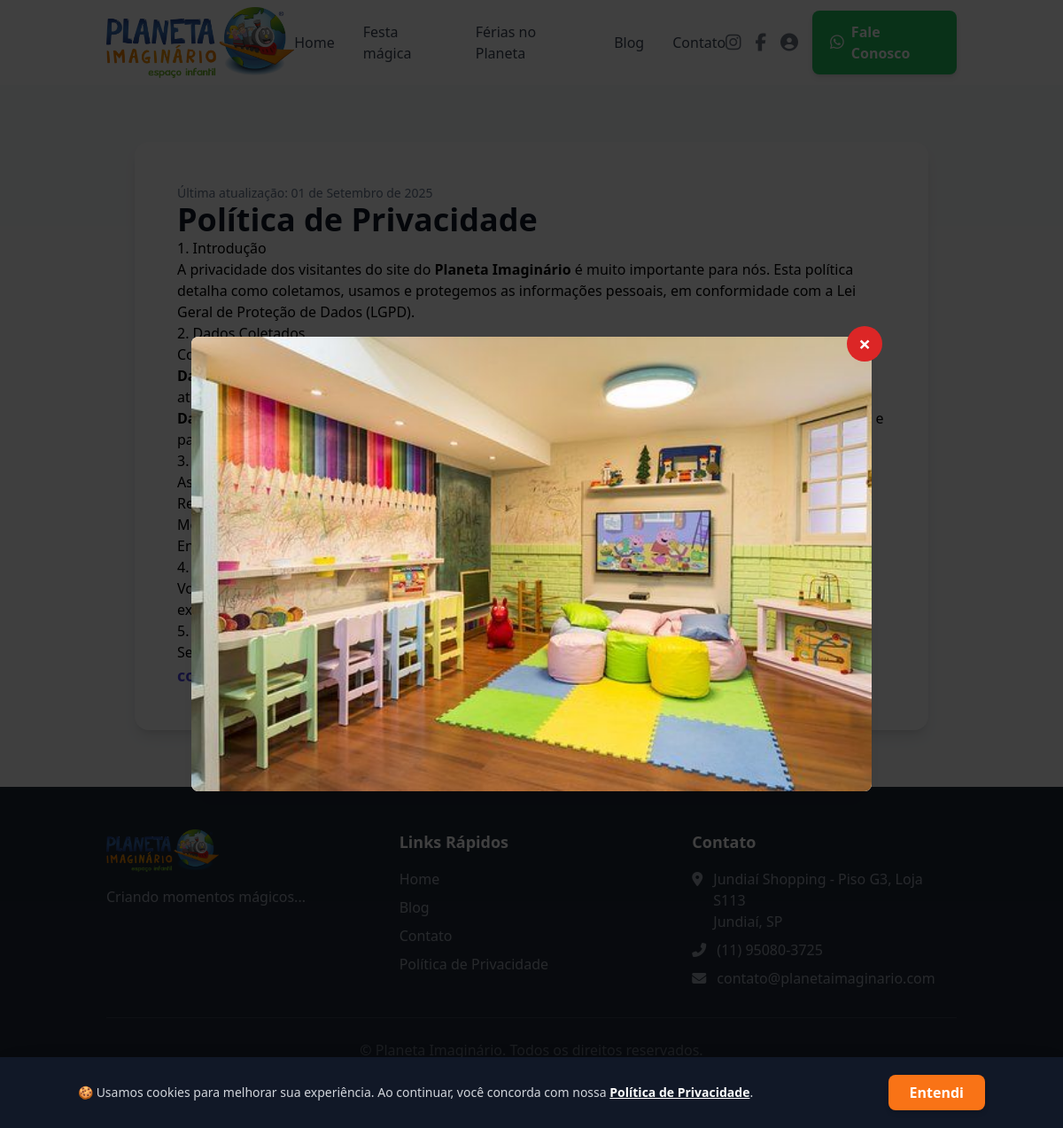
The app's page /politica-de-privacidade with its own data.
### app/models.py (models this page shows, shortened)
class LandingPage(db.Model):
    id = db.Column(db.Integer, primary_key=True)
    title = db.Column(db.String(120), nullable=False, comment="Título interno da página para organização.")
    slug = db.Column(db.String(120), unique=True, nullable=False, comment="A URL final da página (ex: /lp/nome-da-campanha).")
    is_published = db.Column(db.Boolean, default=False, index=True)
    hero_title = db.Column(db.String(200))
    hero_subtitle = db.Column(db.Text)
    hero_image = db.Column(db.String(100), nullable=True)
    hero_cta_text = db.Column(db.String(50), comment="Texto do botão, ex: 'Saiba Mais'")
    hero_cta_link = db.Column(db.String(255), comment="Link de destino do botão")
    content_title = db.Column(db.String(200))
    content_body = db.Column(db.Text) # Pode ser usado com um editor de texto rico
    content_image = db.Column(db.String(100), nullable=True) # <-- ADICIONE ESTA LINHA
    created_at = db.Column(db.DateTime, default=datetime.utcnow)
    updated_at = db.Column(db.DateTime, default=datetime.utcnow, onupdate=datetime.utcnow)

class Settings(db.Model):
    id = db.Column(db.Integer, primary_key=True)
    business_name = db.Column(db.String(100), default="Planeta Imaginário")
    site_description = db.Column(db.Text, default="Espaço de recreação infantil e festas de aniversário temáticas no Shopping.")
    lead_whatsapp_message = db.Column(db.Text, default="Olá [NOME_LEAD], recebemos seu contato e em breve retornaremos!")
    client_whatsapp_message = db.Column(db.Text, default="Olá [NOME_RESPONSAVEL], tudo bem? Somos da Planeta Imaginário.")
    birthday_congrats_message = db.Column(db.Text, default="Olá [NOME_RESPONSAVEL]! Passando para desejar um feliz aniversário para o(a) [NOME_CRIANCA]! 🎉🎈")
    birthday_notification_days = db.Column(db.Integer, default=30, comment="Número de dias de antecedência para destacar aniversariantes.")
    footer_address = db.Column(db.Text, default="Jundiaí Shopping - Piso G3, Loja S113\nJundiaí, SP")
    footer_phone = db.Column(db.String(50), default="(11) 95080-3725")
    footer_email = db.Column(db.String(120), default="contato@planetaimaginario.com")
    footer_instagram_link = db.Column(db.String(255), default="#")
    footer_facebook_link = db.Column(db.String(255), default="#")
    footer_whatsapp_link = db.Column(db.String(255), default="#")
    footer_copyright_text = db.Column(db.String(200), default="© Planeta Imaginário. Todos os direitos reservados.")

class Popup(db.Model):
    id = db.Column(db.Integer, primary_key=True)
    title = db.Column(db.String(150), nullable=False, comment="Título interno para identificação no dashboard.")
    image_filename = db.Column(db.String(100), nullable=False, comment="Nome do arquivo da imagem.")
    target_url = db.Column(db.String(255), nullable=False, comment="Link de destino ao clicar na imagem.")
    is_active = db.Column(db.Boolean, default=False, index=True, comment="Só pode haver um popup ativo por vez.")
    display_mode = db.Column(
        db.String(50),
        nullable=False,
        default='show_once',
        comment="Modo de exibição: 'show_once' (mostrar uma vez) ou 'always_show' (mostrar sempre)."
    )
    created_at = db.Column(db.DateTime, default=datetime.utcnow)
    updated_at = db.Column(db.DateTime, default=datetime.utcnow, onupdate=datetime.utcnow)

### app/main/routes.py (the view)
@bp.route('/politica-de-privacidade')
def privacy_policy():
    return render_template('public/politica.html')

### app/dashboard/routes/general_routes.py (called while the page is built)
@bp.app_context_processor
def inject_global_variables():
    try:
        published_landing_pages = LandingPage.query.filter_by(is_published=True).order_by(LandingPage.title).all()
        site_settings = Settings.query.first()
        active_popup = Popup.query.filter_by(is_active=True).first()
        return dict(
            nav_landing_pages=published_landing_pages,
            site_settings=site_settings,
            active_popup=active_popup
        )
    except Exception as e:
        print(f"Erro ao injetar variáveis globais: {e}")
        return dict(nav_landing_pages=[], site_settings=None, active_popup=None)

### app/main/routes.py (called while the page is built)
@bp.app_context_processor
def inject_global_variables():
    try:
        published_landing_pages = LandingPage.query.filter_by(is_published=True).order_by(LandingPage.title).all()
        site_settings = Settings.query.first()
        return dict(
            nav_landing_pages=published_landing_pages,
            site_settings=site_settings
        )
    except Exception as e:
        print(f"Erro ao injetar variáveis globais: {e}")
        return dict(
            nav_landing_pages=[],
            site_settings=None
        )

### app/templates/public/politica.html (shortened to what this page needs)
{% extends "public/public_base.html" %}
{% set full_width_hero = True %}
{% block public_content %}
<div class="container mx-auto px-4 sm:px-6 lg:px-8 py-12 md:py-16">
    <div class="max-w-4xl mx-auto bg-white p-8 md:p-12 rounded-2xl shadow-lg">
        <div class="prose prose-lg max-w-none">
            <p class="text-sm text-slate-500">Última atualização: 01 de Setembro de 2025</p>
            <h1 class="text-4xl font-extrabold text-gray-900">Política de Privacidade</h1>
            <h2>1. Introdução</h2>
            <p>A privacidade dos visitantes do site do <strong>Planeta Imaginário</strong> é muito importante para nós. Esta política detalha como coletamos, usamos e protegemos as informações pessoais, em conformidade com a Lei Geral de Proteção de Dados (LGPD).</p>
            <h2>2. Dados Coletados</h2>
            <p>Coletamos os seguintes tipos de informações:</p>
            <ul>
                <li><strong>Dados Fornecidos por Você:</strong> Nome, e-mail, telefone e outras informações fornecidas voluntariamente através de nossos formulários de contato ou de cotação de festas.</li>
                <li><strong>Dados de Navegação (Cookies):</strong> Usamos cookies para melhorar a experiência no site, analisar o tráfego e para fins de marketing. As informações são coletadas de forma anônima.</li>
            </ul>
            <h2>3. Uso das Informações</h2>
            <p>As informações que coletamos são usadas para:</p>
            <ul>
                <li>Responder às suas solicitações de contato e cotações.</li>
                <li>Melhorar nosso site e nossos serviços.</li>
                <li>Enviar comunicações de marketing, caso você opte por recebê-las.</li>
            </ul>
            <h2>4. Seus Direitos</h2>
            <p>Você tem o direito de acessar, corrigir ou deletar suas informações pessoais a qualquer momento. Para exercer esses direitos, entre em contato conosco.</p>
            <h2>5. Contato</h2>
            <p>Se tiver alguma dúvida sobre esta política de privacidade, entre em contato pelo e-mail:</p>
            <p class="font-semibold text-lg text-indigo-600">contato@planetaimaginario.com.br</p>
        </div>
    </div>
</div>
{% endblock %}

### app/templates/public/public_base.html (shortened to what this page needs)
{% extends "base.html" %}
{% block content %}
<div class="min-h-screen bg-gray-50 flex flex-col antialiased">
  <header x-data="{ mobileMenuOpen: false, scrolled: false }"
        @scroll.window="scrolled = window.pageYOffset > 10"
        @keydown.escape.window="mobileMenuOpen = false"
        class="sticky top-0 z-30 bg-white/80 backdrop-blur-lg transition-shadow duration-300"
        :class="{ 'shadow-lg': scrolled }">
  <nav class="container mx-auto px-4 sm:px-6 lg:px-8">
    <div class="flex justify-between items-center h-24">
      <a href="{{ url_for('main.index') }}" class="flex-shrink-0 flex items-center space-x-3">
        <img class="h-20 w-auto" src="{{ url_for('static', filename='images/logo-planeta.webp') }}" alt="Logo Planeta Imaginário">
      </a>
      <div class="hidden lg:flex lg:items-center lg:space-x-8">
        <a href="{{ url_for('main.index') }}" class="font-medium text-gray-700 hover:text-indigo-600 nav-link-underline">Home</a>
        {% for lp in nav_landing_pages %}
        <a href="{{ url_for('main.view_landing_page', slug=lp.slug) }}" class="font-medium text-gray-700 hover:text-indigo-600 nav-link-underline">{{ lp.title }}</a>
        {% endfor %}
        <a href="{{ url_for('main.blog_archive') }}" class="font-medium text-gray-700 hover:text-indigo-600 nav-link-underline">Blog</a>
        <a href="{{ url_for('main.contact') }}" class="font-medium text-gray-700 hover:text-indigo-600 nav-link-underline">Contato</a>
      </div>
      <div class="flex items-center space-x-4">
        <div class="hidden sm:flex items-center space-x-4">
          <a href="{{ site_settings.footer_instagram_link or '#' }}" target="_blank" rel="noopener noreferrer" class="text-gray-500 hover:text-indigo-600 transition-colors" aria-label="Instagram"><i class="fab fa-instagram text-xl"></i></a>
          <a href="{{ site_settings.footer_facebook_link or '#' }}" target="_blank" rel="noopener noreferrer" class="text-gray-500 hover:text-indigo-600 transition-colors" aria-label="Facebook"><i class="fab fa-facebook-f text-xl"></i></a>
          {% if current_user.is_authenticated %}
          <a href="{{ url_for('dashboard.index') }}" class="text-gray-500 hover:text-indigo-600 transition-colors" aria-label="Painel Administrativo" title="Painel Administrativo">
            <i class="fas fa-th-large text-xl"></i>
          </a>
          {% else %}
          <a href="{{ url_for('auth.login') }}" class="text-gray-500 hover:text-indigo-600 transition-colors" aria-label="Login" title="Login">
            <i class="fas fa-user-circle text-xl"></i>
          </a>
          {% endif %}
        </div>
        <a href="{{ site_settings.footer_whatsapp_link or '#' }}" target="_blank" rel="noopener noreferrer" class="hidden lg:flex items-center space-x-2 bg-green-500 hover:bg-green-600 text-white font-semibold px-5 py-3 rounded-lg transition-all duration-300 shadow-md hover:shadow-lg transform hover:-translate-y-0.5">
          <i class="fab fa-whatsapp text-lg"></i>
          <span>Fale Conosco</span>
        </a>
      </div>
    </div>
  </nav>
</header>
  <main class="flex-grow {% if not full_width_hero %}pt-24{% endif %}">
    {% block public_content %}{% endblock %}
  </main>
  <footer class="bg-gray-800 text-white">
    <div class="container mx-auto py-12 px-4 sm:px-6 lg:px-8">
      <div class="grid grid-cols-1 md:grid-cols-3 gap-8">
        <div>
          <img class="h-12 w-auto mb-4" src="{{ url_for('static', filename='images/logo-planeta.webp') }}" alt="Planeta Imaginário">
          <p class="text-gray-400">Criando momentos mágicos...</p>
        </div>
        <div>
          <h3 class="text-lg font-semibold mb-4">Links Rápidos</h3>
          <ul class="space-y-2">
            <li><a href="{{ url_for('main.index') }}" class="text-gray-400 hover:text-white">Home</a></li>
            <li><a href="{{ url_for('main.blog_archive') }}" class="text-gray-400 hover:text-white">Blog</a></li>
            <li><a href="{{ url_for('main.contact') }}" class="text-gray-400 hover:text-white">Contato</a></li>
            <li><a href="#" class="text-gray-400 hover:text-white">Política de Privacidade</a></li>
          </ul>
        </div>
        <div>
          <h3 class="text-lg font-semibold mb-4">Contato</h3>
          <ul class="space-y-2 text-gray-400">
            <li class="flex items-start"><i class="fas fa-map-marker-alt mt-1 mr-3"></i><span>{{ site_settings.footer_address | nl2br if site_settings }}</span></li>
            <li class="flex items-center"><i class="fas fa-phone-alt mr-3"></i><span>{{ site_settings.footer_phone if site_settings }}</span></li>
            <li class="flex items-center"><i class="fas fa-envelope mr-3"></i><span>{{ site_settings.footer_email if site_settings }}</span></li>
          </ul>
        </div>
      </div>
      <div class="mt-8 border-t border-gray-700 pt-6 text-center text-gray-500">
        <p>{{ site_settings.footer_copyright_text if site_settings }}</p>
        <p class="text-sm mt-2">Feito por <a href="https://sacadaweb.com.br" target="_blank" rel="noopener noreferrer" class="font-semibold text-gray-400 hover:text-white">SacadaWeb</a></p>
      </div>
    </div>
  </footer>
  <a href="{{ site_settings.footer_whatsapp_link or '#' }}" target="_blank" rel="noopener noreferrer" class="fixed bottom-6 right-6 z-20 h-14 w-14 rounded-full bg-green-500 text-white flex items-center justify-center shadow-lg hover:bg-green-600 hover:scale-105 transition-transform">
  </a>
  <div x-data="consentBanner" x-show="showBanner" x-cloak
       x-transition:enter="transition ease-out duration-500"
       x-transition:enter-start="transform translate-y-full"
       x-transition:enter-end="transform translate-y-0"
       x-transition:leave="transition ease-in duration-300"
       x-transition:leave-start="transform translate-y-0"
       x-transition:leave-end="transform translate-y-full"
       class="fixed bottom-0 left-0 right-0 bg-gray-900 text-white p-5 z-50 shadow-2xl">
      <div class="container mx-auto flex flex-col sm:flex-row items-center justify-between gap-4">
          <p class="text-sm text-gray-300 text-center sm:text-left">
              🍪 Usamos cookies para melhorar sua experiência. Ao continuar, você concorda com nossa <a href="{{ url_for('main.privacy_policy') }}" target="_blank" class="font-semibold text-white underline hover:text-orange-400">Política de Privacidade</a>.
          </p>
          <button @click="acceptConsent" class="flex-shrink-0 bg-orange-500 hover:bg-orange-600 text-white font-bold py-2 px-6 rounded-lg shadow-md">
              Entendi
          </button>
      </div>
  </div>
</div>
{% if active_popup %}
<div x-data="popupModal" x-show="showPopup" x-cloak
     x-transition:enter="transition ease-out duration-300"
     x-transition:enter-start="opacity-0"
     x-transition:enter-end="opacity-100"
     x-transition:leave="transition ease-in duration-200"
     x-transition:leave-start="opacity-100"
     x-transition:leave-end="opacity-0"
     class="fixed inset-0 bg-black bg-opacity-75 flex items-center justify-center z-40 p-4">
    <div @click.away="closePopup" x-show="showPopup"
         x-transition:enter="transition ease-out duration-300"
         x-transition:enter-start="opacity-0 scale-95"
         x-transition:enter-end="opacity-100 scale-100"
         x-transition:leave="transition ease-in duration-200"
         x-transition:leave-start="opacity-100 scale-100"
         x-transition:leave-end="opacity-0 scale-95"
         class="relative bg-white rounded-lg shadow-xl max-w-3xl w-full">
        <button @click="closePopup" class="absolute -top-3 -right-3 h-10 w-10 bg-red-600 text-white rounded-full flex items-center justify-center z-10 hover:bg-red-700 text-2xl font-bold">&times;</button>
        <a href="{{ active_popup.target_url }}" target="_blank" rel="noopener">
            <img src="{{ url_for('static', filename='uploads/' + active_popup.image_filename) }}" alt="{{ active_popup.title }}" class="rounded-lg w-full h-auto object-contain">
        </a>
    </div>
</div>
{% endif %}
{% endblock %}

### records on screen
LandingPage: title "Festa mágica"
LandingPage: title "Férias no Planeta"
Settings: footer_address "Jundiaí Shopping - Piso G3, Loja S113 Jundiaí, SP", footer_phone "(11) 95080-3725", footer_email "contato@planetaimaginario.com"
Popup: image_filename (picture)
